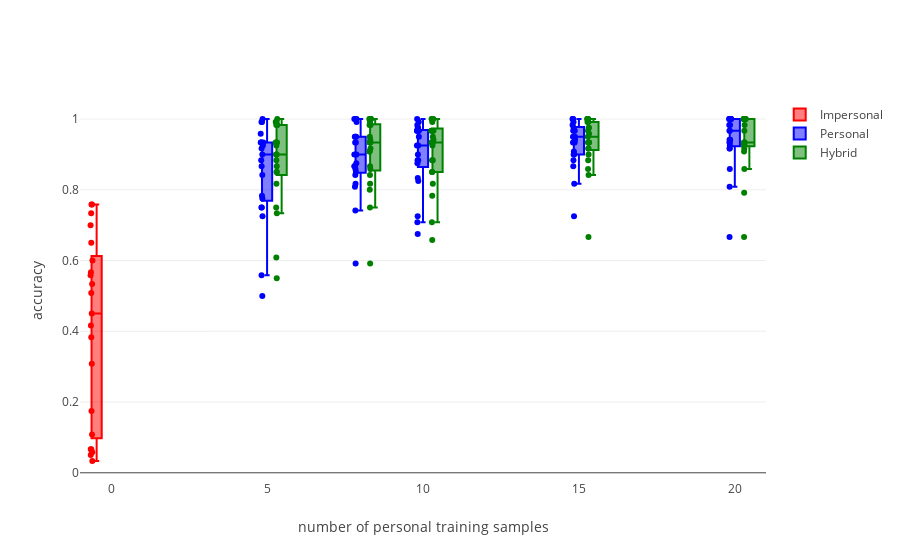

Notebook source saved alongside this figure:
### Code cell
impersonal_means = []
personal_means = []
hybrid_means = []

training_sizes = results_df1['training size'].unique()

for training_size in training_sizes:
    for user_id in wisdm.user_ids:
        if user_id in users_with_1_class:
            continue
        user_df = results_df1[(results_df1['user_id'] == user_id) & \
                             (results_df1['training size'] == training_size)]
        if training_size == 8:
            impersonal_means.append((0, user_df['impersonal'].mean()))
        personal_means.append((training_size, user_df['personal'].mean()))
        hybrid_means.append((training_size, user_df['hybrid'].mean()))
        
impersonal_x, impersonal_y = zip(*impersonal_means)
impersonal_trace = go.Box(y=impersonal_y,
                          x=impersonal_x,
                          name="Impersonal",
                          marker=dict(color="red"),
                          boxpoints='all',
                          jitter=0.3,
                          pointpos=-1)

personal_x, personal_y = zip(*personal_means)
personal_trace = go.Box(y=personal_y,
                          x=personal_x,
                          name="Personal",
                          marker=dict(color="blue"),
                          boxpoints='all',
                          jitter=0.3,
                          pointpos=-1)

hybrid_x, hybrid_y = zip(*hybrid_means)
hybrid_trace = go.Box(y=hybrid_y,
                          x=hybrid_x,
                          name="Hybrid",
                          marker=dict(color="green"),
                          boxpoints='all',
                          jitter=0.3,
                          pointpos=-1)

layout=go.Layout(boxmode="group", xaxis=dict(title="number of personal training samples"), yaxis=dict(title="accuracy"))

data = [impersonal_trace, personal_trace, hybrid_trace]

fig = go.Figure(data=data, layout=layout)

iplot(fig)

### Figure 1 — Plotly figure (JSON) as saved in the notebook; plotly's stock layout.template omitted (floating-point values rounded to 4 significant figures; data arrays with more than 128 entries replaced by an {"elided": "..."} marker saying what was removed)
{"data": [{"boxpoints": "all", "jitter": 0.3, "marker": {"color": "red"}, "name": "Impersonal", "pointpos": -1, "type": "box", "x": [0, 0, 0, 0, 0, 0, 0, 0, 0, 0, 0, 0, 0, 0, 0, 0, 0, 0, 0, 0, 0, 0, 0, 0, 0, 0, 0, 0, 0], "y": [0.7333, 0.5583, 0.65, 0.45, 0.5667, null, 0.03333, 0.06667, 0.05833, 0.06667, 0.7583, 0.1083, 0.5083, 0.3833, null, null, 0.6, null, null, 0.175, null, 0.7583, 0.3083, 0.7, 0.5333, 0.4167, null, 0.05, null]}, {"boxpoints": "all", "jitter": 0.3, "marker": {"color": "blue"}, "name": "Personal", "pointpos": -1, "type": "box", "x": {"elided": "145 int values"}, "y": {"elided": "145 float values"}}, {"boxpoints": "all", "jitter": 0.3, "marker": {"color": "green"}, "name": "Hybrid", "pointpos": -1, "type": "box", "x": {"elided": "145 int values"}, "y": {"elided": "145 float values"}}], "layout": {"boxmode": "group", "xaxis": {"title": "number of personal training samples"}, "yaxis": {"title": "accuracy"}}}
